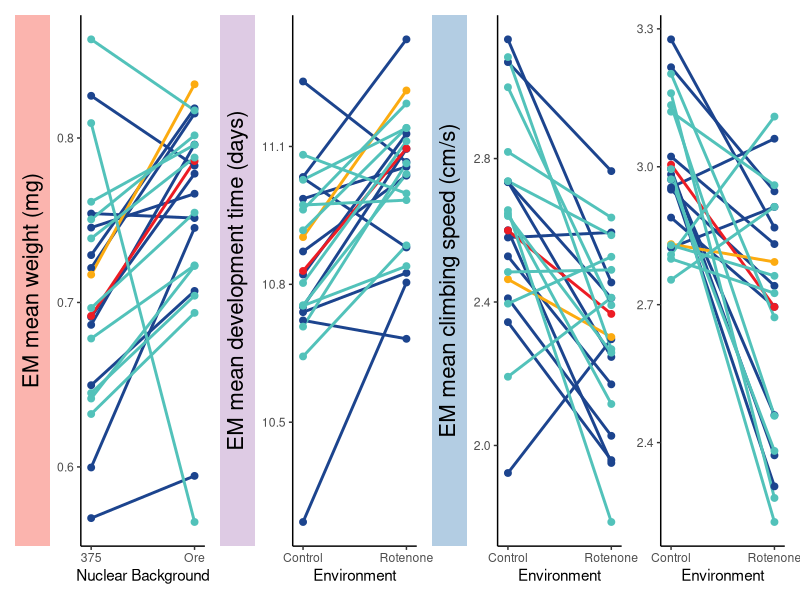

Write the R code that produced this figure.
###########################################################
# Script: secondOrderInteraction_plot.R
# Author: Leah Darwin
# Date: 2025-09-30
# Purpose: Plots interaction plots for significant second order effects using estimated marginal means. 
############################################################

# Load libraries ----------------------------------------------------------
## -------------------------------------------------------------------
## Setup: load & install required packages
## -------------------------------------------------------------------
packages = c(
  "dplyr", "ggplot2", "patchwork",
  "lme4", "lmerTest", "emmeans",
  "ggpubr", "ggtext"
)

new_pkgs = setdiff(packages, rownames(installed.packages()))
if (length(new_pkgs) > 0) {
  install.packages(new_pkgs, dependencies = TRUE)
}
invisible(lapply(packages, library, character.only = TRUE))

## -------------------------------------------------------------------
## Load datasets
## -------------------------------------------------------------------
weight = read.csv("weight/data/weight_adj.csv")
climb  = read.csv("climb/data/climb_adj.csv") %>% filter(Build != "parental")
dev    = read.csv("development/data/development_adj.csv") %>% filter(Build != "parental")

## -------------------------------------------------------------------
## Define consistent color palette
## -------------------------------------------------------------------
color_palette = c(
  "Beijing"    = "#1C448E",
  "Zimbabwe"   = "#52C2BA",
  "D.yakuba"   = "#FCAB10",
  "D.simulans" = "#ED1C24",
  "parent"     = "black"
)

## -------------------------------------------------------------------
## Helper functions
## -------------------------------------------------------------------

# Map mitochondrial codes to full origin names
map_mito_origin = function(mito_vector) {
  dplyr::case_when(
    grepl("B", mito_vector)      ~ "Beijing",
    grepl("Z", mito_vector)      ~ "Zimbabwe",
    grepl("siI", mito_vector)    ~ "D.simulans",
    grepl("yak", mito_vector)    ~ "D.yakuba",
    TRUE                         ~ mito_vector
  )
}

# Extract both emmeans and contrasts data frames
get_dfs = function(emm_obj) {
  contr = contrast(emm_obj, method = "pairwise")
  list(
    contrasts = as.data.frame(contr),
    emmeans   = as.data.frame(emm_obj)
  )
}

# Simple contrast plot (mean ± SE by mito)
plot_contrast = function(df) {
  ggplot(df, aes(x = Mito, y = estimate)) +
    geom_point(size = 3) +
    geom_errorbar(aes(ymin = estimate - SE, ymax = estimate + SE), width = 0.1) +
    theme_classic() +
    xlab("Mito") +
    ylab("Estimate")
}

# Mito × Nuc interaction plot
plot_ixn_mtnuc = function(df, palette = color_palette) {
  df2 = df %>% mutate(mitoOrig = map_mito_origin(Mito))
  ggplot(df2, aes(x = Nuc, y = emmean, group = Mito, color = mitoOrig)) +
    geom_line(size = 1) +
    geom_point(size = 2) +
    theme_classic() +
    scale_color_manual(values = palette) +
    scale_x_discrete(expand = expansion(mult = c(0.1, 0.1))) +
    labs(x = "Nuclear Background", y = NULL)
}

# Mito × Treatment interaction plot
plot_ixn_mttreat = function(df, palette = color_palette) {
  df2 = df %>% mutate(mitoOrig = map_mito_origin(Mito))
  ggplot(df2, aes(x = Treatment, y = emmean, group = Mito, color = mitoOrig)) +
    geom_line(size = 1) +
    geom_point(size = 2) +
    theme_classic() +
    scale_color_manual(values = palette) +
    scale_x_discrete(expand = expansion(mult = c(0.1, 0.1))) +
    labs(x = "Environment", y = NULL)
}

## -------------------------------------------------------------------
## ANALYSES & PLOTS
## -------------------------------------------------------------------

### --- Weight (Males) ---
weightM = weight %>%
  filter(Sex == "M", Build != "parental") %>%
  mutate(Y_adj = Y_adj * 1000)

weightM_lm = lmer(
  Y_adj ~ Mito * Nuc * Treatment + (1 | Mito:Nuc:Build),
  data = weightM
)

emm_mito_weight = emmeans(weightM_lm, ~ Nuc | Mito)
weight_dfs = get_dfs(emm_mito_weight)

weight_contrast_plot = plot_contrast(weight_dfs$contrasts)
weight_ixn_plot = plot_ixn_mtnuc(weight_dfs$emmeans) +
  labs(y = "EM mean weight (mg)") +
  theme(legend.position = "none") +
  theme(
    axis.title.y = element_textbox_simple(
      size = 16, lineheight = 1, halign = 0.5,
      fill = "#fbb4ae", padding = margin(5, 5, 5, 5),
      margin = margin(0, 0, 5, 0),
      orientation = "left-rotated"
    )
  )

### --- Development ---
dev_lm = lmerTest::lmer(
  Y_adj ~ Mito * Nuc * Treatment + Larval_density + (1 | Mito:Nuc:Build),
  data = dev
)

emm_mito_dev = emmeans(dev_lm, ~ Treatment | Mito)
dev_dfs = get_dfs(emm_mito_dev)

dev_contrast_plot = plot_contrast(dev_dfs$contrasts)
dev_ixn_plot = plot_ixn_mttreat(dev_dfs$emmeans) +
  labs(y = "EM mean development time (days)") +
  theme(legend.position = "none") +
  theme(
    axis.title.y = element_textbox_simple(
      size = 16, lineheight = 1, halign = 0.5,
      fill = "#decbe4", padding = margin(5, 5, 5, 5),
      margin = margin(0, 0, 5, 0),
      orientation = "left-rotated"
    )
  )

### --- Climbing (Males) ---
climbM = climb %>% filter(Sex == "M")
climbM_lm = lmer(
  Y_adj ~ Mito * Nuc * Treatment + (1 | Mito:Nuc:Build) +
    (1 | Mito:Nuc:Build:Treatment:Vial),
  data = climbM
)

emm_mito_climbM = emmeans(climbM_lm, ~ Treatment | Mito)
climbM_dfs = get_dfs(emm_mito_climbM)

climbM_contrast_plot = plot_contrast(climbM_dfs$contrasts)
climbM_ixn_plot = plot_ixn_mttreat(climbM_dfs$emmeans) +
  labs(y = NULL) +
  theme(legend.position = "none")

### --- Climbing (Females) ---
climbF = climb %>% filter(Sex == "F")
climbF_lm = lmer(
  Y_adj ~ Mito * Nuc * Treatment + (1 | Mito:Nuc:Build) +
    (1 | Mito:Nuc:Build:Treatment:Vial),
  data = climbF
)

emm_mito_climbF = emmeans(climbF_lm, ~ Treatment | Mito)
climbF_dfs = get_dfs(emm_mito_climbF)

climbF_contrast_plot = plot_contrast(climbF_dfs$contrasts)
climbF_ixn_plot = plot_ixn_mttreat(climbF_dfs$emmeans) +
  labs(y = "EM mean climbing speed (cm/s)") +
  theme(legend.position = "none") +
  theme(
    axis.title.y = element_textbox_simple(
      size = 16, lineheight = 1, halign = 0.5,
      fill = "#b3cde3", padding = margin(5, 5, 5, 5),
      margin = margin(0, 0, 5, 0),
      orientation = "left-rotated"
    )
  )

## -------------------------------------------------------------------
## Combine and save plots
## -------------------------------------------------------------------
combined_plot = weight_ixn_plot | dev_ixn_plot | climbF_ixn_plot | climbM_ixn_plot
ggsave("figures/main_figs/secondOrderInteraction_fig3.pdf", combined_plot, width = 11, height = 4.5)
